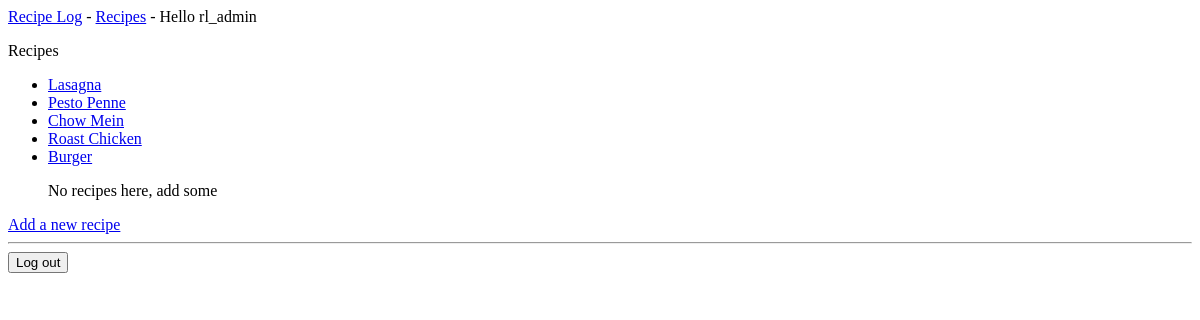
/recipes/ (signed in), run on an earlier commit of the app's database.
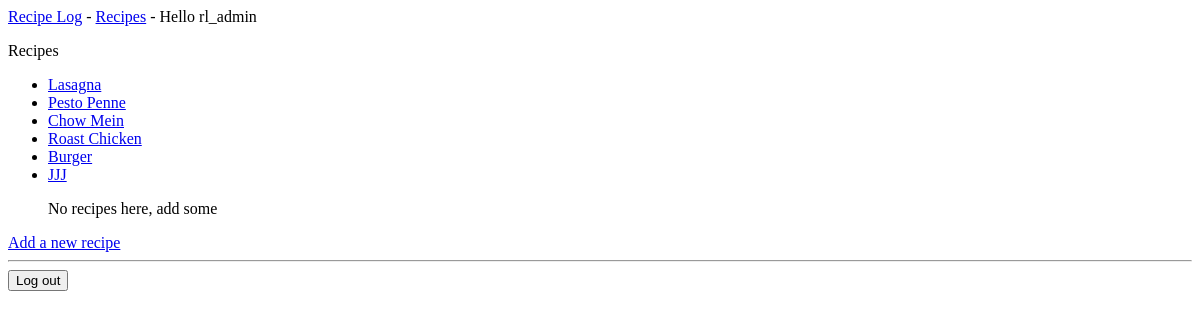
And on a later commit of the database.
### recipe_log/models.py (models this page shows, shortened)
class Recipe(models.Model):
    text = models.CharField(max_length=200)
    date_added = models.DateTimeField(auto_now_add=True)
    owner = models.ForeignKey(User, on_delete=models.CASCADE)

### recipe_log/views.py (the view)
# urls.py: path('recipes/', views.recipes, name='recipes'),
@login_required
def recipes(request):
    recipes = Recipe.objects.filter(owner=request.user).order_by('date_added')
    context = {'recipes': recipes}
    return render(request,'recipe_log/recipes.html', context)

### recipe_log/templates/recipe_log/recipes.html
{% extends 'recipe_log/base.html' %}
{% block content %}
  <p>Recipes</p>
  <ul>
    {% for recipe in recipes %}
      <li>
        <a href="{% url 'recipe_log:recipe' recipe.id %}">
          {{ recipe.text }}</a></li>
    {% endfor %}
    {% for recipes in recipe_names %}
      {% empty %}
        <p>No recipes here, add some</p>
    {% endfor %}
  </ul>
  <a href="{% url 'recipe_log:new_recipe' %}">Add a new recipe</a>
{% endblock content %}

What changed in the data, as far as the page shows it:
added Recipe: text "JJJ"
